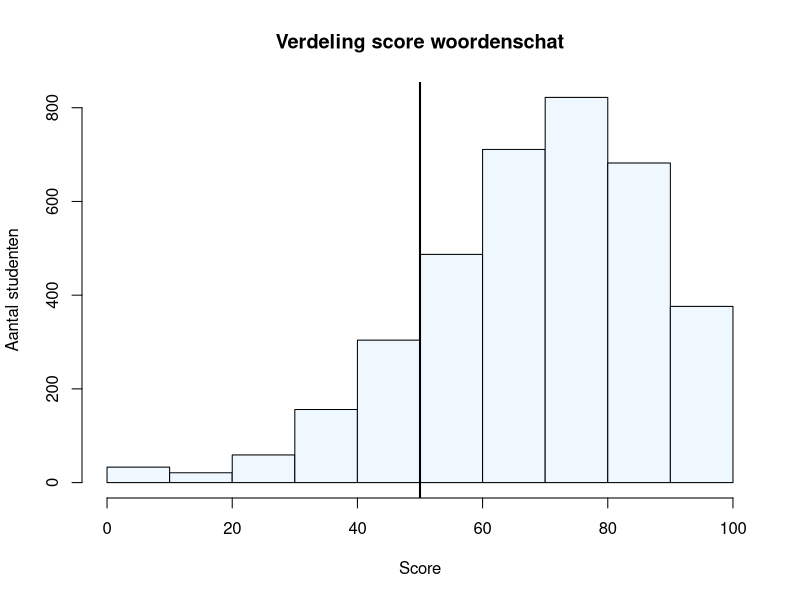
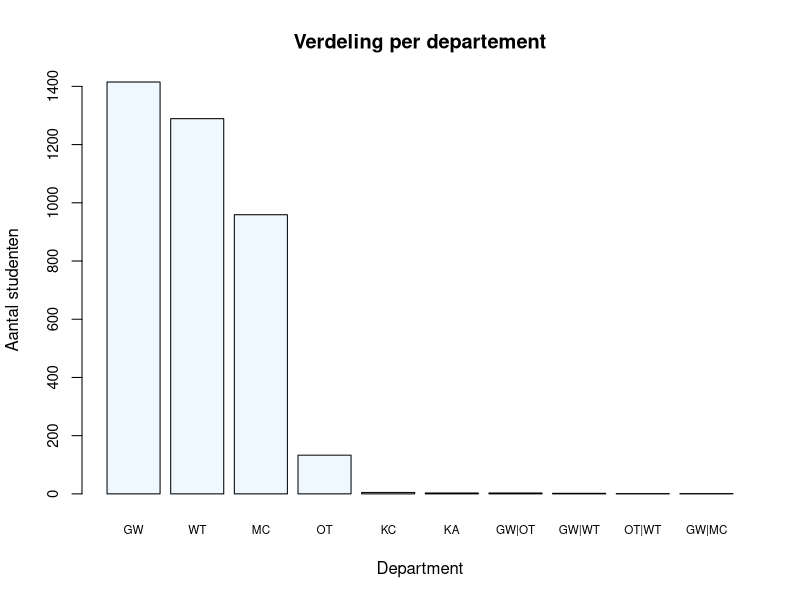
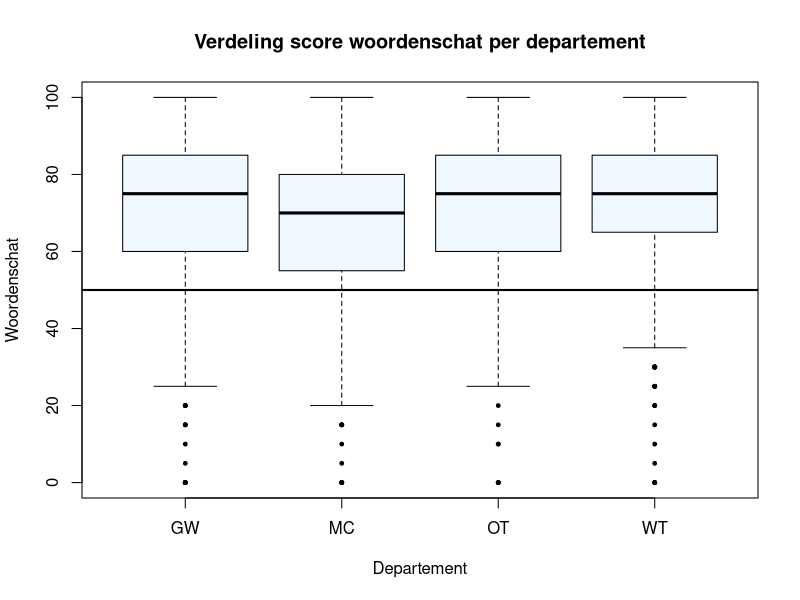

The R source for these figures, in order:
## ---- chunk 1
library(knitr)
library(readxl)
library(data.table)
library(magrittr)
library(dplyr)


sem_1_anon <- read_excel("dat/sem_1_anon.xlsx")
## ---- chunk 2
# In de console:
str(sem_1_anon)
## ---- chunk 3

palette(c("aliceblue", "black"))

sem_1_anon$Woordenschat %>%
  hist(main = "Verdeling score woordenschat",
    xlab = "Score", ylab = "Aantal studenten",
    col = 1)

abline(v = 50, lwd = 2, col = 2)
## ---- chunk 4
sem_1_anon$Departement %>%
  table %>%
  sort %>%
  rev %>%
  barplot(main = "Verdeling per departement",
    xlab = "Department", ylab = "Aantal studenten",
    cex.names = .7, cex.axis = .9, col = 1)
## ---- chunk 5
sem_1_anon <- setDT(sem_1_anon)

dep_top <- sem_1_anon[, .N, Departement][N > 5, Departement]

dep_top
## ---- chunk 6
sem_1_anon %>% 
  filter(Departement %in% dep_top) %>% 
  boxplot(Woordenschat ~ Departement, data = .,
    col = 1, pch = 19, cex = .5,
    main = "Verdeling score woordenschat per departement")

abline(h = 50, lwd = 2, col = 2)
